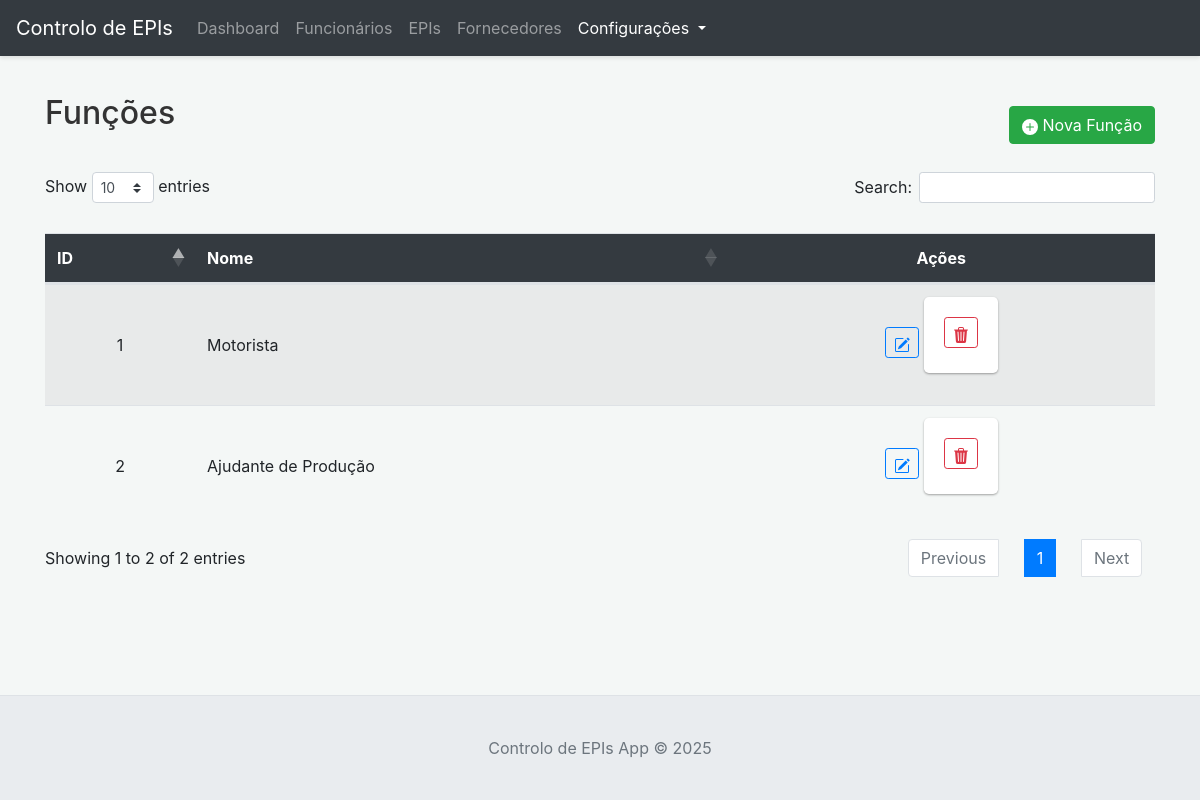
Page /funcoes on the earlier database version.
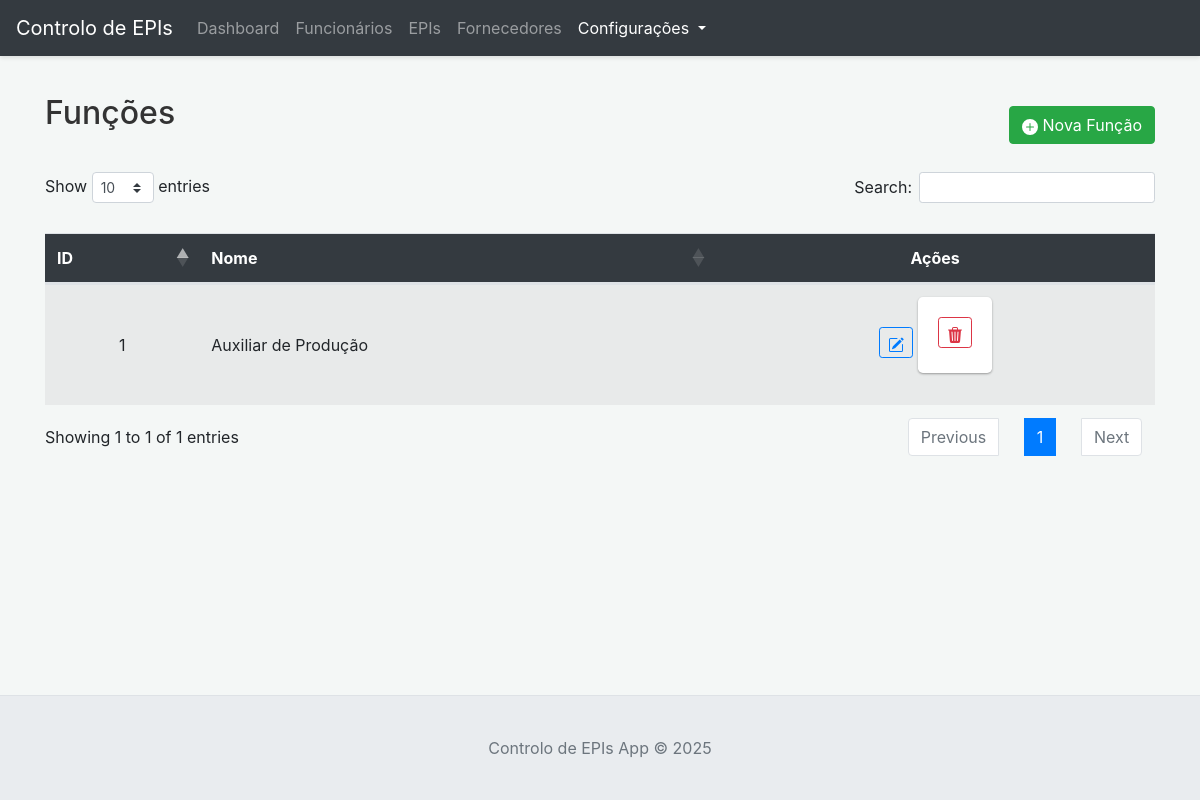
Same page on the later database version.
### tables this page shows
CREATE TABLE funcoes (
                id INTEGER PRIMARY KEY AUTOINCREMENT,
                nome TEXT NOT NULL UNIQUE
            );

### app.py (the view)
@app.route('/funcoes')
def listar_funcoes():
    return render_template('funcoes.html', funcoes=db.get_all_funcoes() or [])

### app.py (called while the page is built)
@app.context_processor
def inject_now():
    return {'now': datetime.datetime.now(datetime.timezone.utc)}

### database.py (called while the page is built)
    def _get_conn(self):
        conn = sqlite3.connect(self.db_path)
        conn.row_factory = sqlite3.Row
        conn.execute("PRAGMA foreign_keys = ON;")
        return conn

    def get_all_funcoes(self):
        query = "SELECT * FROM funcoes ORDER BY nome"
        return self.execute_query(query, fetch_all=True)

### templates/funcoes.html (shortened to what this page needs)
{% extends "base.html" %}
{% block content %}
<div class="d-flex justify-content-between align-items-center mb-3">
    <h2>Funções</h2>
    <button type="button" class="btn btn-success" data-toggle="modal" data-target="#modalFuncao" id="btnNovaFuncao">
        <svg xmlns="http://www.w3.org/2000/svg" width="16" height="16" fill="currentColor" class="bi bi-plus-circle-fill" viewBox="0 0 16 16">
            <path d="M16 8A8 8 0 1 1 0 8a8 8 0 0 1 16 0zM8.5 4.5a.5.5 0 0 0-1 0v3h-3a.5.5 0 0 0 0 1h3v3a.5.5 0 0 0 1 0v-3h3a.5.5 0 0 0 0-1h-3v-3z"/>
        </svg>
        Nova Função
    </button>
</div>
{% if funcoes %}
<div class="table-responsive">
    <table class="table table-striped table-hover" id="tabelaFuncoes">
        <thead>
            <tr>
                <th>ID</th>
                <th class="text-left-override">Nome</th>
                <th>Ações</th>
            </tr>
        </thead>
        <tbody>
            {% for func in funcoes %}
            <tr>
                <td>{{ func.id }}</td>
                <td class="text-left-override">{{ func.nome }}</td>
                <td>
                    <div class="action-buttons">
                        <button type="button" class="btn btn-sm btn-outline-primary btn-editar-funcao" title="Editar"
                                data-toggle="modal" data-target="#modalFuncao" data-id="{{ func.id }}" data-nome="{{ func.nome }}">
                        </button>
                        <form action="{{ url_for('excluir_funcao', func_id=func.id) }}" method="POST" style="display:inline;" onsubmit="return confirm('Tem certeza que deseja excluir esta função? Funcionários associados terão a função removida.');">
                            <button type="submit" class="btn btn-sm btn-outline-danger" title="Excluir">
                            </button>
                        </form>
                    </div>
                </td>
            </tr>
            {% endfor %}
        </tbody>
    </table>
</div>
{% else %}
<div class="alert alert-info mt-3" role="alert">
    Nenhuma função cadastrada.
</div>
{% endif %}
{% endblock %}

Differences in the rows shown:
removed funcoes: id "2", nome "Ajudante de Produção"
changed funcoes id 1: nome "Motorista" → "Auxiliar de Produção"
Other differences:
text written by a page script: "Show entries Search: Showing 1 to 2 of 2 entries Previous 1 Next" → "Show entries Search: Showing 1 to 1 of 1 entries Previous 1 Next"
